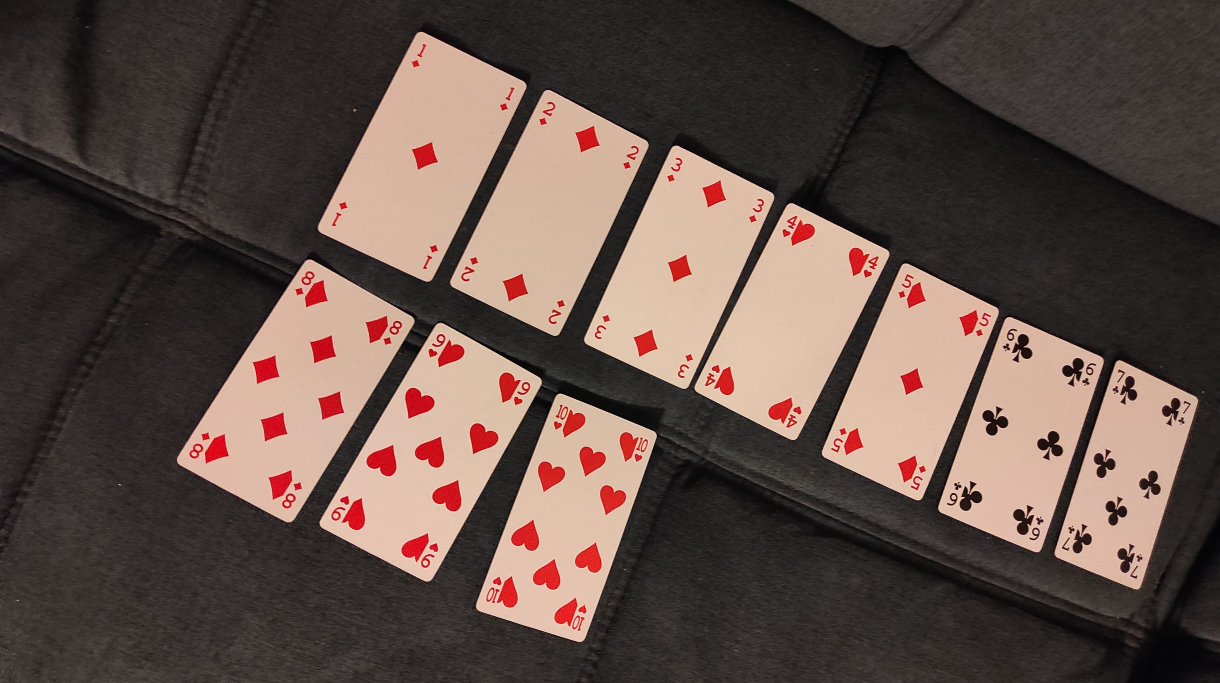
#> input picture CartesTest.jpg, 3660 x 2048 px (shown at 1/3 size)
$ python main.py
#> lines starting #> are read from the running program, lines starting #| are printed output that depends on the picture; after the words box and inside, x2 and y2 are one past the last pixel; in counts of white or black regions, pixels touching at a corner belong together
### detection.py
import cv2 as cv
import ShapeDetector
import sys
import numpy as np

import imutils as imutils

import formes
import detect_coins
#import reconnaissance
from formes import crop

def detect(c, perimax):
    # initialize the shape name and approximate the contour
    shape = ""
    peri = cv.arcLength(c, True)
    if peri >= 0.5 * perimax:
        approx = cv.approxPolyDP(c, 0.04 * peri, True)

        # if the shape has 4 vertices, it is either a square or
        # a rectangle
        if len(approx) == 4:
            # compute the bounding box of the contour and use the
            # bounding box to compute the aspect ratio
            (x, y, w, h) = cv.boundingRect(approx)
            ar = w / float(h)

            # a square will have an aspect ratio that is approximately
            # equal to one, otherwise, the shape is a rectangle
            shape = "diamonds" if ar >= 0.95 and ar <= 1.05 else "carte"

            # return the name of the shape
    return shape


im = cv.imread(cv.samples.findFile("CartesTest.jpg"))
#> im is the input picture: shape (2048, 3660, 3); mean B, G, R 72.8, 79.6, 96.8

imgray = cv.cvtColor(im, cv.COLOR_BGR2GRAY)
ret, thresh = cv.threshold(imgray, 127, 255, 0)
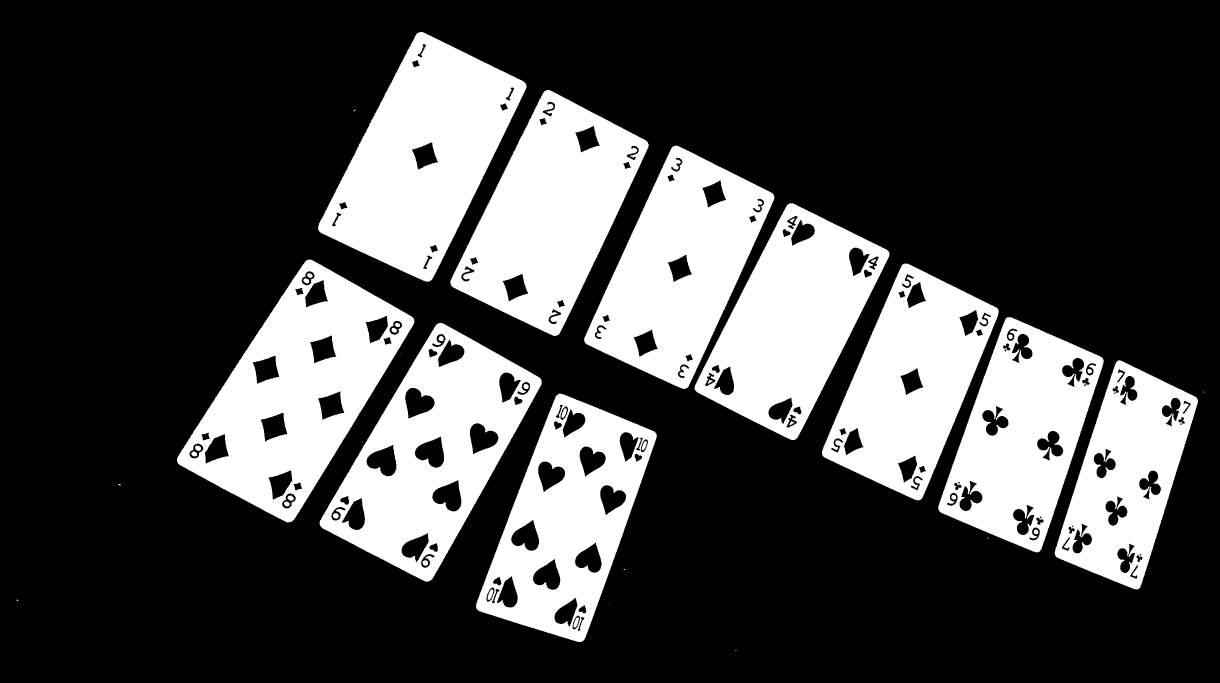
#> thresh: shape (2048, 3660) (shown at 1/3 size); 27.6% white; 64 white regions (29 under 20 px)
contours, hierarchy = cv.findContours(thresh, cv.RETR_TREE, cv.CHAIN_APPROX_SIMPLE)
#> contours = 218 contours, 37 with area under 20; largest, box (x1, y1, x2, y2) and area: (531, 779, 1243, 1567) 281382, (959, 969, 1625, 1745) 262970, (954, 96, 1580, 845) 250734, (1351, 270, 1946, 1008) 235134, (1428, 1181, 1970, 1926) 229512
contour_cartes = []
perimax = 0
i = 0
for c in contours:
    peri = cv.arcLength(c, True)
    if peri > perimax:
        perimax = peri
#> this loop made 218 passes
#> (peri, perimax) on passes 2, 6, 11, 14, 69, 129: (7.41, 7.41), (12.24, 12.24), (17.66, 17.66), (2169.7, 2169.7), (2285.2, 2285.2), (2370.8, 2370.8)
#> peri on passes 8, 10, 15, 16, 17, 18: 8.83, 8.24, 113.5, 110.9, 77.6, 84.43
#> after the loop, perimax = 2370.8
for c in contours:
    M = cv.moments(c)
    cX = int((M["m10"] / (M["m00"] + 1)))
    cY = int((M["m01"] / (M["m00"] + 1)))
    peri = cv.arcLength(c, True)
    if peri >= 0.6 * perimax:
        contour_cartes.append(c)

    shape = detect(c, perimax)

   # cv.putText(im, shape, (cX, cY), cv.FONT_HERSHEY_SIMPLEX,
    #           1, (0, 0, 255), 3)
    i += 1
#> this loop made 218 passes
#> (cX, cY, shape) on passes 2, 6, 8: (1576, 1393, ''), (46, 1628, ''), (1560, 1423, '')
#> after the loop, contour_cartes = 10 contours; largest, box (x1, y1, x2, y2) and area: (531, 779, 1243, 1567) 281382, (959, 969, 1625, 1745) 262970, (954, 96, 1580, 845) 250734, (1351, 270, 1946, 1008) 235134, (1428, 1181, 1970, 1926) 229512; i = 218
#reconnaissance.reco(im, contour_cartes)
#cv.drawContours(im, contour_cartes, -1, (0, 255, 0), 3)
n = str(len(contour_cartes))
#> n = '10'

pts_dst = np.array([[0,1000],[500,0],[0,0],[500,1000]])
j =0
cartes=[]
for c in contour_cartes:
    t=str(j)
    coins = detect_coins.trouver_coins(c)
#> in trouver_coins, `coins = [[0 for i in range(2)]] * 4`: coins = [[0, 0], [0, 0], [0, 0], [0, 0]]
#> the loop in trouver_coins, `for point in contour:` made 1291 passes
#> (point_x, point_y, xmin, xmax, ymin, ymax) on pass 1: (1677, 1181, 1677, 1677, 1181, 1181)
#> (point_x, point_y, xmin, ymax) on passes 2, 4, 6, 7, 8, 9: (1676, 1182, 1676, 1182), (1674, 1183, 1674, 1183), (1667, 1189, 1667, 1189), (1667, 1191, 1667, 1191), (1665, 1193, 1665, 1193), (1665, 1197, 1665, 1197)
#| [[1428, 1821], [1969, 1313], [1683, 1181], [1734, 1925]]
    intcoins = np.int0(coins)
    for i in intcoins:
        x, y = i.ravel()
#> this loop made 4 passes
#> i on passes 1 to 4: [1428, 1821], [1969, 1313], [1683, 1181], [1734, 1925]
       # cv.circle(im, (x, y), 10, 255, -1)
    h, status = cv.findHomography(np.float32(coins),pts_dst)
  #  tsf = cv.getPerspectiveTransform(coins,)
    im_dst = cv.warpPerspective(im,h,(500,1000))
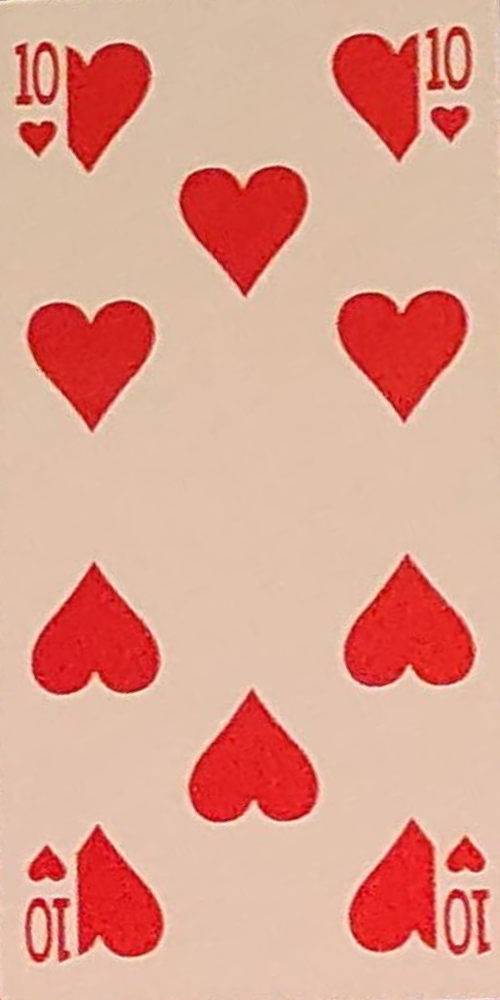
#> im_dst: shape (1000, 500, 3); mean B, G, R 143.7, 160.9, 222.1
    nomcarte='Carte'+t+'.jpg'
    cv.imwrite(nomcarte,im_dst)
    cartes.append(cv.imread(nomcarte))
    j+=1
i=0
numeros=[]
symbols=[]
for c in cartes:
    num=crop(c)[0]
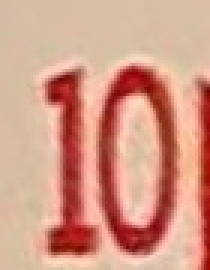
#> num: shape (90, 70, 3) (shown 3 times larger); mean B, G, R 134.1, 154.2, 211.9

    sym=crop(c)[1]
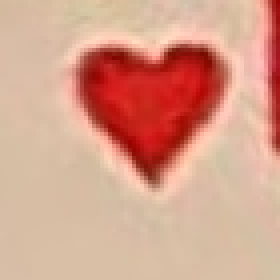
#> sym: shape (70, 70, 3) (shown 4 times larger); mean B, G, R 139.4, 160, 214.4
    numeros.append(formes.reco_num(num,i))
    symbols.append(formes.reco_sym(sym,i))
    print(numeros[i]+' of ' + symbols[i])
    i+=1
n = str(len(contour_cartes))
i=0
for c in contour_cartes:
    shape = (numeros[i]+' of ' + symbols[i])
    M = cv.moments(c)
    cX = int((M["m10"] / (M["m00"] + 1)))
    cY = int((M["m01"] / (M["m00"] + 1)))
    cv.putText(im, shape, (cX-150, cY), cv.FONT_HERSHEY_SIMPLEX,
               1, (200, 80, 0), 3)
    i+=1
cv.putText(im, 'Number of cards :' + n, (100, 100), cv.FONT_HERSHEY_SIMPLEX, 3, (200, 80, 0), 3)
cv.imwrite('Succes.jpg', im)
# cv.imshow("Image", im)

### detect_coins.py
import cv2 as cv
import numpy as np

def trouver_coins(contour):

    ymin = 10000
    xmin = 10000
    ymax = 0
    xmax = 0

    coins = [[0 for i in range(2)]] * 4


    for point in contour:

        #print(point[[0][0]])

        point_x=point[[0][0]][0]
        point_y=point[[0][0]][1]
        if point_x <= xmin:
            xmin = point_x
            coins[0] = [point_x, point_y]
        if point_x >xmax:
            xmax =point_x
            coins[1] = [point_x, point_y]
        if point_y <= ymin:
            ymin = point_y
            coins[2] = [point_x, point_y]
        if point_y >ymax:
            ymax = point_y
            coins[3] = [point_x, point_y]
    print(coins)
    return coins

### formes.py
import cv2 as cv
import sys
import numpy as np
import imutils as imutils

class Train_ranks:
    """Structure to store information about train rank images."""

    def __init__(self):
        self.img = [] # Thresholded, sized rank image loaded from hard drive
        self.name = "Placeholder"

class Train_suits:
    """Structure to store information about train suit images."""

    def __init__(self):
        self.img = [] # Thresholded, sized suit image loaded from hard drive
        self.name = "Placeholder"

def load_ranks(filepath):
    """Loads rank images from directory specified by filepath. Stores
    them in a list of Train_ranks objects."""

    train_ranks = []
    i = 0

    for Rank in ['Ace', 'Two', 'Three', 'Four', 'Five', 'Six', 'Seven',
                 'Eight', 'Nine', 'Ten', 'Jack', 'Queen', 'King']:
        train_ranks.append(Train_ranks())
        train_ranks[i].name = Rank
        filename = Rank + '.jpg'
        train_ranks[i].img = cv.imread(filepath + filename, cv.IMREAD_GRAYSCALE)
        i = i + 1

    return train_ranks


# [15 lines left out: function load_suits, not called in this run]
def crop(c):
    cropped = [c[20:110, 0:70], c[110:180, 0:70]]
    return cropped

def reco_num(c,i):
#> called with i = 0
    numeros=load_ranks('Card_Imgs/')
    gray = cv.cvtColor(c, cv.COLOR_BGR2GRAY)
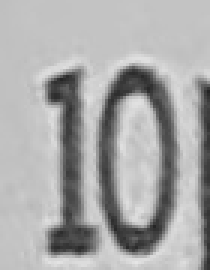
#> gray: shape (90, 70) (shown 3 times larger); min 36, max 229, mean 169.2
    blurred = cv.GaussianBlur(gray, (5, 5), 0)
    bin, in_bin = cv.threshold(blurred, 128, 255, cv.THRESH_BINARY_INV)
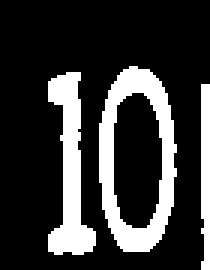
#> in_bin: shape (90, 70) (shown 3 times larger); 21.4% white; 3 white regions, box (x1, y1, x2, y2) and area: (33, 22, 59, 84) 695, (16, 24, 32, 85) 479, (67, 28, 70, 90) 174
    c=in_bin
    c= cv.resize(c,(70,125))
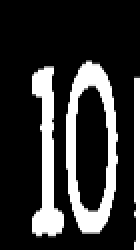
#> c: shape (125, 70) (shown 2 times larger); min 0, max 255, mean 54.6
    i=str(i)
    cv.imwrite('Resize'+i+'.jpg',c)
    best_rank_match_diff = 1000000
    # Difference the query card rank image from each of the train rank images,
    # and store the result with the least difference
    for Trank in numeros:
        img=Trank.img
        diff_img = cv.absdiff(c,img)

        rank_diff = int(np.sum(diff_img) / 255)

        if rank_diff < best_rank_match_diff:
            best_rank_diff_img = diff_img
            best_rank_match_diff = rank_diff
            best_rank_name = Trank.name
#> this loop made 1 pass
    return best_rank_name

# [22 lines left out: function reco_sym, not called in this run]

### main.py

import cv2 as cv
import sys


import imutils as imu
#> (the run stopped early here; a loop or call above may not have finished)
